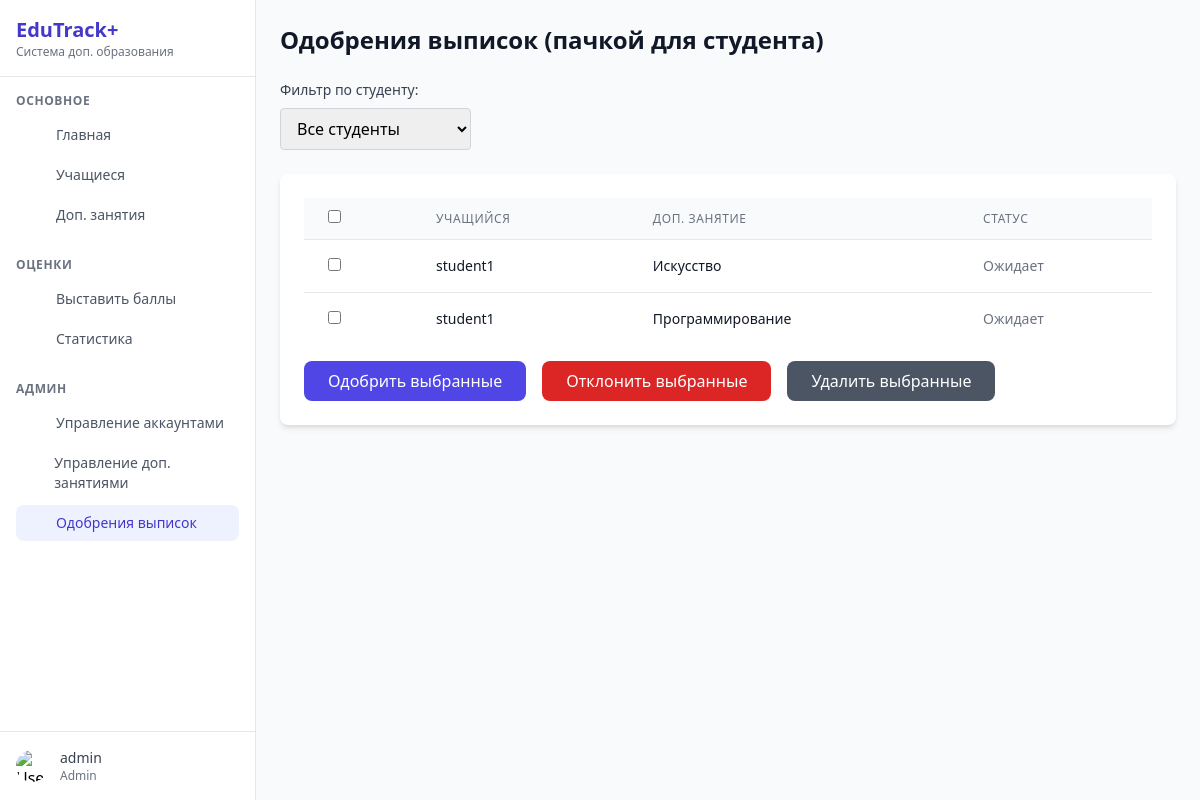
Page /admin_requests.php (signed in) on the committed database.
### tables this page shows
CREATE TABLE `enrollments` (
  `id` int NOT NULL,
  `student_id` int NOT NULL,
  `course_id` int NOT NULL,
  `status` enum('pending','approved','rejected','replaced_pending') DEFAULT 'pending',
  `created_at` timestamp NULL DEFAULT CURRENT_TIMESTAMP
);

CREATE TABLE `users` (
  `id` int NOT NULL,
  `username` varchar(50) NOT NULL,
  `password_hash` varchar(255) NOT NULL,
  `role` enum('admin','teacher','student') NOT NULL,
  `full_name` varchar(100) NOT NULL,
  `email` varchar(100) NOT NULL,
  `class` varchar(20) DEFAULT NULL,
  `created_at` timestamp NULL DEFAULT CURRENT_TIMESTAMP
);

CREATE TABLE `courses` (
  `id` int NOT NULL,
  `name` varchar(100) NOT NULL,
  `description` text,
  `teacher_id` int NOT NULL,
  `schedule` varchar(100) DEFAULT NULL,
  `created_at` timestamp NULL DEFAULT CURRENT_TIMESTAMP
);

### admin_requests.php (the view, shortened to what this page needs)
<?php
include 'config.php';
$selected_student = (int)($_GET['student'] ?? 0);
$where_clause = $selected_student > 0 ? "AND e.student_id = $selected_student" : "";
$result = $conn->query("
    SELECT e.id AS enrollment_id, u.username AS student_name, u.id AS student_id, c.name AS course_name, e.status
    FROM enrollments e
    JOIN users u ON e.student_id = u.id
    JOIN courses c ON e.course_id = c.id
    WHERE e.status IN ('pending', 'replaced_pending', 'drop_pending')
    $where_clause
    ORDER BY u.username, c.name
");
$requests = $result->fetch_all(MYSQLI_ASSOC);
?>
<!DOCTYPE html>
<html lang="ru">
<head>
    <link href="https://cdn.jsdelivr.net/npm/tailwindcss@2.2.19/dist/tailwind.min.css" rel="stylesheet">
    <link rel="stylesheet" href="https://unpkg.com/aos@next/dist/aos.css" />
</head>
<body class="bg-gray-50">
    <div class="flex h-screen overflow-hidden">
        <?php include __DIR__ . '/includes/sidebar.php'; ?>
        <div class="flex-1 overflow-y-auto p-6">
            <div class="max-w-7xl mx-auto">
                <h1 class="text-2xl font-bold text-gray-900 mb-6">Одобрения выписок (пачкой для студента)</h1>
                <form method="GET" class="mb-6">
                    <label class="block text-sm font-medium text-gray-700 mb-2">Фильтр по студенту:</label>
                    <select name="student" class="border border-gray-300 rounded px-3 py-2 mr-4" onchange="this.form.submit()">
                        <option value="0">Все студенты</option>
                    </select>
                </form>
                <form method="POST" class="bg-white shadow-md rounded-lg p-6">
                    <div class="overflow-x-auto mb-4">
                        <table class="min-w-full divide-y divide-gray-200">
                            <thead class="bg-gray-50">
                                <tr>
                                    <th class="px-6 py-3 text-left text-xs font-medium text-gray-500 uppercase tracking-wider">
                                        <input type="checkbox" id="select-all" class="rounded border-gray-300 text-indigo-600 focus:ring-indigo-500">
                                    </th>
                                    <th class="px-6 py-3 text-left text-xs font-medium text-gray-500 uppercase tracking-wider">Учащийся</th>
                                    <th class="px-6 py-3 text-left text-xs font-medium text-gray-500 uppercase tracking-wider">Доп. занятие</th>
                                    <th class="px-6 py-3 text-left text-xs font-medium text-gray-500 uppercase tracking-wider">Статус</th>
                                </tr>
                            </thead>
                            <tbody class="bg-white divide-y divide-gray-200">
                                <?php if (count($requests) > 0): ?>
                                    <?php foreach ($requests as $request): ?>
                                        <tr class="hover:bg-gray-50">
                                            <td class="px-6 py-4 whitespace-nowrap text-sm text-gray-500">
                                                <input type="checkbox" name="requests[]" value="<?php echo $request['enrollment_id']; ?>" class="rounded border-gray-300 text-indigo-600 focus:ring-indigo-500">
                                            </td>
                                            <td class="px-6 py-4 whitespace-nowrap text-sm font-medium text-gray-900">
                                                <?php echo htmlspecialchars($request['student_name']); ?>
                                            </td>
                                            <td class="px-6 py-4 whitespace-nowrap text-sm text-gray-900">
                                                <?php echo htmlspecialchars($request['course_name']); ?>
                                            </td>
                                            <td class="px-6 py-4 whitespace-nowrap text-sm text-gray-500">
                                                <?php echo htmlspecialchars($request['status'] === 'pending' ? 'Ожидает' : ($request['status'] === 'replaced_pending' ? 'Ожидает замены' : 'Ожидает выписки')); ?>
                                            </td>
                                        </tr>
                                    <?php endforeach; ?>
                                <?php endif; ?>
                            </tbody>
                        </table>
                    </div>
                    <?php if (count($requests) > 0): ?>
                        <div class="mt-4 flex space-x-4">
                            <button type="submit" name="action" value="approve" class="bg-indigo-600 text-white px-6 py-2 rounded-lg hover:bg-indigo-700 transition-colors">
                                Одобрить выбранные
                            </button>
                            <button type="submit" name="action" value="reject" class="bg-red-600 text-white px-6 py-2 rounded-lg hover:bg-red-700 transition-colors">
                                Отклонить выбранные
                            </button>
                            <button type="submit" name="action" value="delete" class="bg-gray-600 text-white px-6 py-2 rounded-lg hover:bg-gray-700 transition-colors" onclick="return confirm('Удалить выбранные допы? Это необратимо!');">
                                Удалить выбранные
                            </button>
                        </div>
                    <?php endif; ?>
                </form>
            </div>
        </div>
    </div>
    <?php include __DIR__ . '/includes/footer.php'; ?>
</body>
</html>

### rows in the picture
enrollments: student.username "student1", course.name "Искусство", status "Ожидает"
enrollments: student.username "student1", course.name "Программирование", status "Ожидает"

### other values in the picture
$_SESSION['username'] "admin"
$_SESSION['role'] "Admin"
